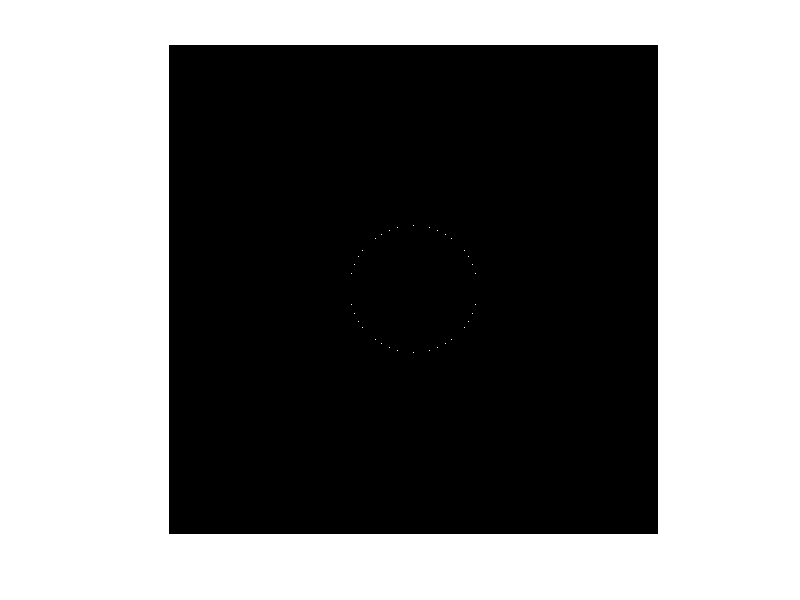

MATLAB code for this plot: (Note: this script raises an error after producing the figure.)
clearvars,close;

rows  = 500;
columns = 500;

A = zeros(rows,columns);
Cx = uint8(rows/2) ; 
Cy = uint8(rows/2) ;
Crad  = 65;

for i = 1:rows
    for j = 1:columns
        checkLocation = sqrt((i - double(Cx))^2 +(j - double(Cy))^2);
        if(checkLocation==Crad)
             A(i,j) = 1;
        end
    end
end


imshow(A);
%clearvars

%%
 circleFormula = @(p,q,x,y) (sqrt((p-q)^2 + (x-y)^2));
 squareFormula  = @(p,q,x,y) (max(abs(p-q) , abs(x-y)));
DiamondFormula = @(p,q,x,y) (abs(p-q) + abs(x-y));

A = zeros(500,500);
B = zeros(500,500);
C = zeros(500,500);

A = drawShapes(A,65,circleFormula);
B = drawShapes(A,65,squareFormula);
C = drawShapes(A,65,DiamondFormula);
figure
imshow(A)
%figure
%imshow(B)
figure
imshow(C)

